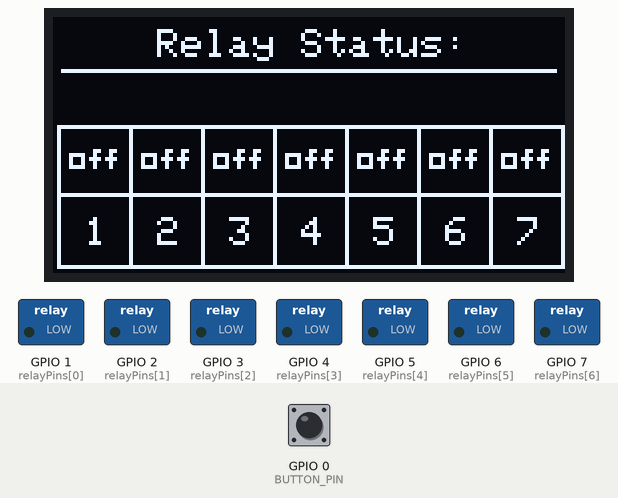
The program below on a simulated ESP32-S3. On the bench: 128×64 one-colour display, switched loads named in the program (green lamp = pin HIGH). The inputs (shaded band) are chosen by the test bench; at power-on: GPIO 0 (BUTTON_PIN) HIGH. WiFi joins after 1.5 s; servers stay silent unless stated; the display library's start-up logo is not drawn; storage starts empty; what the program prints to the serial monitor is not drawn.

Above: at 4.7 s.
4.8 s: GPIO 0 (BUTTON_PIN) pulled LOW for 3.2 s
At 8.2 s:
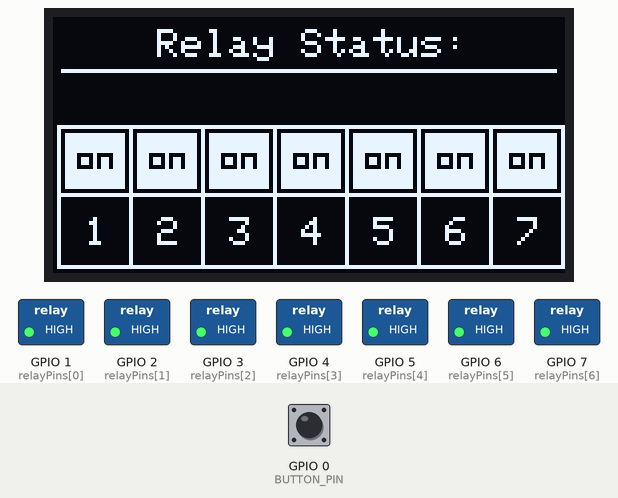
9.5 s: GPIO 0 (BUTTON_PIN) pulled LOW for 0.15 s
At 10.6 s:
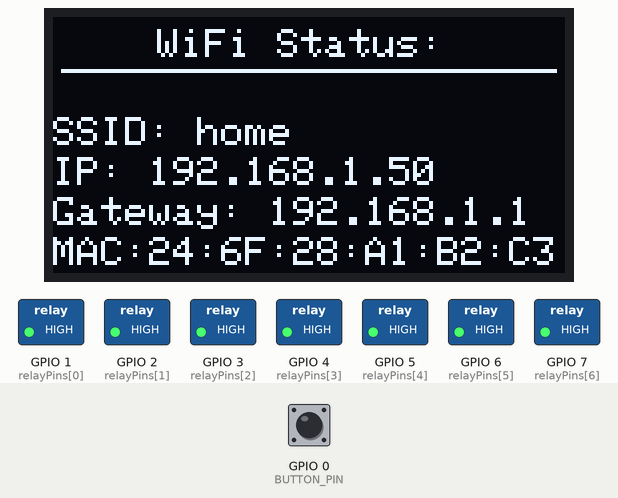
11.1 s: GPIO 0 (BUTTON_PIN) pulled LOW for 1 s
At 13.2 s:
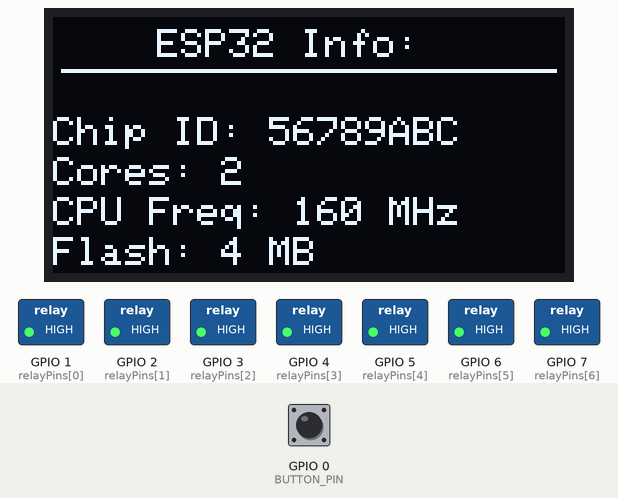
13.6 s: GPIO 0 (BUTTON_PIN) pulled LOW for 0.15 s
At 14.8 s:
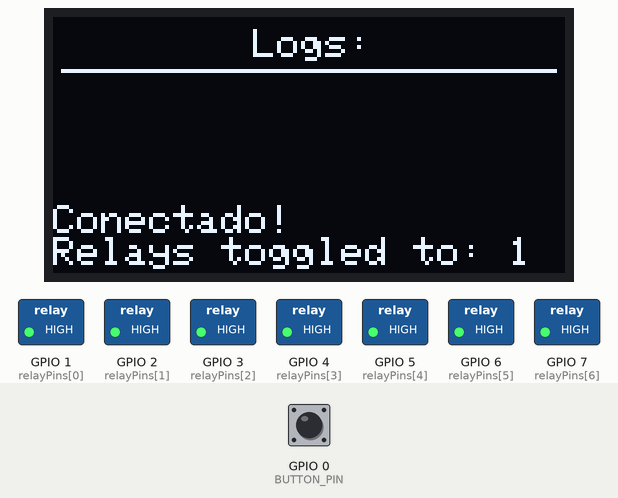
15.4 s: GPIO 0 (BUTTON_PIN) pulled LOW for 0.15 s
At 16.3 s:
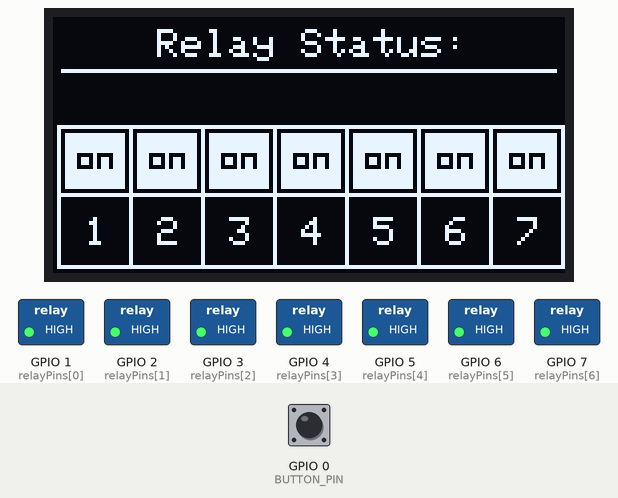
17.2 s: GPIO 0 (BUTTON_PIN) pulled LOW for 3.2 s
At 19.51 s:
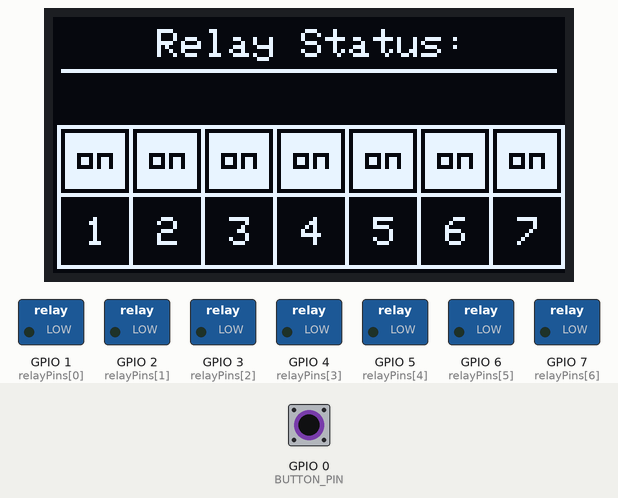
Timing chart, 0 to 21.0 s (numbered marks = the images above; inputs shaded):
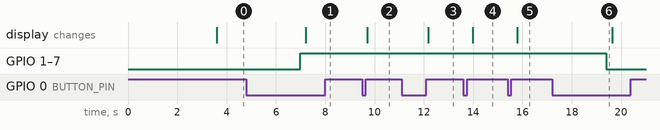

Measured:
- after the input at 4.8 s, GPIO 1 (relayPins[0]), GPIO 2 (relayPins[1]), GPIO 3 (relayPins[2]), GPIO 4 (relayPins[3]), GPIO 5 (relayPins[4]), GPIO 6 (relayPins[5]), GPIO 7 (relayPins[6]): LOW → HIGH after 2.2 s; the display: changes after 2.4 s (image 1)
- after the input at 9.5 s, the display: changes after 0.20 s (image 2)
- after the input at 11.1 s, the display: changes after 1.1 s (image 3)
- after the input at 13.6 s, the display: changes after 0.39 s (image 4)
- after the input at 15.4 s, the display: changes after 0.39 s (image 5)
- after the input at 17.2 s, GPIO 1 (relayPins[0]), GPIO 2 (relayPins[1]), GPIO 3 (relayPins[2]), GPIO 4 (relayPins[3]), GPIO 5 (relayPins[4]), GPIO 6 (relayPins[5]), GPIO 7 (relayPins[6]): HIGH → LOW after 2.2 s

The program:

main.cpp
```cpp
#include <SPI.h>
#include <Wire.h>
#include <Adafruit_GFX.h>
#include <Adafruit_SSD1306.h>
#include <WiFi.h>
#include <WiFiManager.h>
#include <WebServer.h>
#include <images.h>
#include <FS.h>
#include <LittleFS.h>
#include <ArduinoJson.h>

#define SCREEN_WIDTH 128
#define SCREEN_HEIGHT 64
#define OLED_SDA 17
#define OLED_SCL 18
#define OLED_RST 21
#define SCREEN_ADDRESS 0x3C
#define I2C_FREQUENCY 500000
#define BUTTON_PIN 0
#define LOG_MAX_LINES 8

// Configuração de tempos
const unsigned long LONG_PRESS_DURATION = 2000;
const unsigned long DEBOUNCE_DELAY = 50;
const unsigned long SCREEN_UPDATE_DELAY = 200;

const int RELAY_COUNT = 7;
const int relayPins[RELAY_COUNT] = {1, 2, 3, 4, 5, 6, 7};

Adafruit_SSD1306 display(SCREEN_WIDTH, SCREEN_HEIGHT, &Wire, OLED_RST);
WebServer server(80);
WiFiManager wifiManager;

bool relayStatus[RELAY_COUNT] = {false};
int currentScreen = 0;
unsigned long buttonPressStartTime = 0;
bool isLongPressActive = false;
portMUX_TYPE mux = portMUX_INITIALIZER_UNLOCKED;
String logBuffer[LOG_MAX_LINES];
int logIndex = 0;

void addLog(const String &message)
{
  logBuffer[logIndex] = message;
  logIndex = (logIndex + 1) % LOG_MAX_LINES;
}

void logMessage(const String &message)
{
  Serial.println(message);
  addLog(message);
}

void resetWiFiConfig()
{
  logMessage("Configurações Wi-Fi resetadas!");
  wifiManager.resetSettings();
  ESP.restart();
}

void batchRelayToggle()
{
  bool toggleState = true;
  int activeRelays = 0;

  for (int i = 0; i < RELAY_COUNT; i++)
    if (relayStatus[i])
      activeRelays++;

  toggleState = activeRelays < 3;

  for (int i = 0; i < RELAY_COUNT; i++)
  {
    relayStatus[i] = toggleState;
    digitalWrite(relayPins[i], relayStatus[i]);
  }

  logMessage("Relays toggled to: " + String(toggleState));
}

void handleShortPress()
{
  portENTER_CRITICAL(&mux);
  currentScreen = (currentScreen + 1) % 4;
  portEXIT_CRITICAL(&mux);
}

void handleLongPressAction()
{
  switch (currentScreen)
  {
  case 0:
    batchRelayToggle();
    break;
  case 1:
    resetWiFiConfig();
    break;
  }

  isLongPressActive = true;
}

void IRAM_ATTR handleButtonPress()
{
  unsigned long currentMillis = millis();

  if (digitalRead(BUTTON_PIN) == LOW)
  {
    buttonPressStartTime = currentMillis;
    isLongPressActive = false;
  }
  else
  {
    unsigned long pressDuration = currentMillis - buttonPressStartTime;

    if (pressDuration >= LONG_PRESS_DURATION)
      isLongPressActive = true;
    else if (pressDuration >= DEBOUNCE_DELAY && !isLongPressActive)
      handleShortPress();
  }
}

void checkLongPressAction()
{
  if (!isLongPressActive && digitalRead(BUTTON_PIN) == LOW)
  {
    unsigned long pressDuration = millis() - buttonPressStartTime;
    if (pressDuration >= 2000)
      handleLongPressAction();
  }
}

void drawRelayStatusScreen()
{
  display.clearDisplay();
  display.setCursor(26, 3);
  display.print("Relay Status:");
  display.drawLine(2, 13, 125, 13, 1);
  display.drawBitmap(1, 27, Table, 127, 36, 1);
  display.drawBitmap(4, 33, OffArrayLabel, 120, 5, 1);

  for (int i = 0; i < RELAY_COUNT; i++)
  {
    if (relayStatus[i])
    {
      display.drawBitmap(i * 18 + 3, 29, TableCell, 15, 14, 1);
      display.drawBitmap(i * 18 + 6, 34, OnLabel, 9, 4, 0);
    }
  }
  display.display();
}

void drawWiFiStatusScreen()
{
  display.clearDisplay();
  display.setCursor(26, 3);
  display.print("WiFi Status:");
  display.drawLine(2, 13, 125, 13, 1);

  if (WiFi.status() == WL_CONNECTED)
  {
    display.setCursor(0, 25);
    display.print("SSID: ");
    display.print(WiFi.SSID());
    display.setCursor(0, 35);
    display.print("IP: ");
    display.print(WiFi.localIP());
    display.setCursor(0, 45);
    display.print("Gateway: ");
    display.print(WiFi.gatewayIP());
    display.setCursor(0, 55);
    display.print("MAC:");
    display.print(WiFi.macAddress());
  }
  else
  {
    display.setCursor(10, 30);
    display.print("Nao conectado");
  }
  display.display();
}

void drawESPInfoScreen()
{
  display.clearDisplay();
  display.setCursor(26, 3);
  display.print("ESP32 Info:");
  display.drawLine(2, 13, 125, 13, 1);

  display.setCursor(0, 25);
  display.print("Chip ID: ");
  display.print((uint32_t)ESP.getEfuseMac(), HEX);

  display.setCursor(0, 35);
  display.print("Cores: ");
  display.print(ESP.getChipCores());

  display.setCursor(0, 45);
  display.print("CPU Freq: ");
  display.print(ESP.getCpuFreqMHz());
  display.print(" MHz");

  display.setCursor(0, 55);
  display.print("Flash: ");
  display.print(ESP.getFlashChipSize() / (1024 * 1024));
  display.print(" MB");

  display.display();
}

void drawLogScreen()
{
  display.clearDisplay();
  display.setCursor(50, 3);
  display.print("Logs:");
  display.drawLine(2, 13, 125, 13, 1);

  int y = 15;
  int startIndex = (logIndex + LOG_MAX_LINES - 6) % LOG_MAX_LINES; // Começar pelos últimos 7 logs

  for (int i = 0; i < 6; i++) // Mostrar 7 linhas, que cabem na tela sem sobreposição
  {
    int index = (startIndex + i) % LOG_MAX_LINES;
    display.setCursor(0, y);
    display.print(logBuffer[index]);
    y += 8;
  }

  display.display();
}

void handleGetRelayStatus()
{
  JsonDocument jsonDoc;
  for (int i = 0; i < RELAY_COUNT; i++)
  {
    jsonDoc["relay" + String(i)] = relayStatus[i];
  }
  String json;
  serializeJson(jsonDoc, json);
  server.send(200, "application/json", json);
}

void serveFile(const char *path, const char *contentType)
{
  File file = LittleFS.open(path, "r");
  if (!file)
  {
    server.send(404, "text/plain", "Arquivo não encontrado");
    return;
  }
  server.streamFile(file, contentType);
  file.close();
}

void handleRelayControl()
{
  if (server.hasArg("relay") && server.hasArg("state"))
  {
    int relayNum = server.arg("relay").toInt();
    String state = server.arg("state");

    if (relayNum >= 0 && relayNum < RELAY_COUNT && (state == "on" || state == "off"))
    {
      relayStatus[relayNum] = (state == "on");
      digitalWrite(relayPins[relayNum], relayStatus[relayNum]);
      logMessage("Relay " + String(relayNum + 1) + ": " + state);

      server.send(200, "text/plain", "OK");
    }
    else
    {
      server.send(400, "text/plain", "Número de relé inválido ou estado inválido.");
    }
  }
  else
  {
    server.send(400, "text/plain", "Parâmetros 'relay' e 'state' são obrigatórios.");
  }
}

void setupServer()
{
  server.on("/", []()
            { serveFile("/index.html", "text/html"); });
  server.on("/style.css", []()
            { serveFile("/style.css", "text/css"); });
  server.on("/script.js", []()
            { serveFile("/script.js", "application/javascript"); });
  server.on("/relay", handleRelayControl);
  server.on("/status", handleGetRelayStatus);
  server.begin();
}

void taskDisplayAndButton(void *pvParameters)
{
  display.setTextSize(1);
  display.setTextColor(SSD1306_WHITE);
  display.setTextWrap(false);

  for (;;)
  {
    switch (currentScreen)
    {
    case 0:
      drawRelayStatusScreen();
      break;
    case 1:
      drawWiFiStatusScreen();
      break;
    case 2:
      drawESPInfoScreen();
      break;
    case 3:
      drawLogScreen();
      break;
    }
    checkLongPressAction(); // Checa se o pressionamento longo foi atingido
    vTaskDelay(200 / portTICK_PERIOD_MS);
  }
}

void taskServer(void *pvParameters)
{
  for (;;)
  {
    server.handleClient();
    vTaskDelay(10 / portTICK_PERIOD_MS);
  }
}

void setupDisplay()
{
  Wire.begin(OLED_SDA, OLED_SCL);
  Wire.setClock(I2C_FREQUENCY);

  if (!display.begin(SSD1306_SWITCHCAPVCC, SCREEN_ADDRESS))
  {
    logMessage("Falha na inicialização do display SSD1306");
    ESP.restart();
  }

  display.display();
  delay(2000);
}

void setupIO()
{
  pinMode(BUTTON_PIN, INPUT_PULLUP);
  attachInterrupt(digitalPinToInterrupt(BUTTON_PIN), handleButtonPress, CHANGE);

  for (int i = 0; i < RELAY_COUNT; i++)
  {
    pinMode(relayPins[i], OUTPUT);
    digitalWrite(relayPins[i], LOW);
  }
}

void setupFileSystem()
{
  if (!LittleFS.begin())
  {
    logMessage("Falha ao montar o LittleFS");
    ESP.restart();
  }
}

void setupWifi()
{
  wifiManager.autoConnect("ESP32-Setup");

  if (WiFi.status() == WL_CONNECTED)
  {
    logMessage("Conectado!");
  }
}

void setup()
{
  Serial.begin(9600);
  setupFileSystem();
  setupDisplay();
  setupWifi();
  setupIO();
  setupServer();

  xTaskCreatePinnedToCore(taskDisplayAndButton, "DisplayAndButton", 4096, NULL, 1, NULL, 1); // Núcleo 1
  xTaskCreatePinnedToCore(taskServer, "Server", 4096, NULL, 1, NULL, 0);                     // Núcleo 0
}

void loop()
{
  // Loop vazio, pois as tarefas estão distribuídas nos núcleos
}
```

Source omitted: images.h (data table, 9995 bytes)
